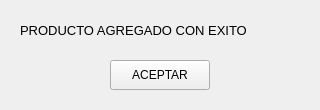
<?xml version="1.0" encoding="UTF-8"?>
<ui version="4.0">
 <class>MainWindow</class>
 <widget class="QMainWindow" name="MainWindow">
  <property name="geometry">
   <rect>
    <x>0</x>
    <y>0</y>
    <width>320</width>
    <height>110</height>
   </rect>
  </property>
  <property name="windowTitle">
   <string>MainWindow</string>
  </property>
  <widget class="QWidget" name="centralwidget">
   <widget class="QLabel" name="label">
    <property name="geometry">
     <rect>
      <x>20</x>
      <y>10</y>
      <width>280</width>
      <height>41</height>
     </rect>
    </property>
    <property name="font">
     <font>
      <family>Arial</family>
      <pointsize>10</pointsize>
     </font>
    </property>
    <property name="text">
     <string>PRODUCTO AGREGADO CON EXITO</string>
    </property>
   </widget>
   <widget class="QPushButton" name="btnAceptar">
    <property name="geometry">
     <rect>
      <x>110</x>
      <y>60</y>
      <width>100</width>
      <height>30</height>
     </rect>
    </property>
    <property name="text">
     <string>ACEPTAR</string>
    </property>
   </widget>
  </widget>
 </widget>
 <resources/>
 <connections/>
</ui>
